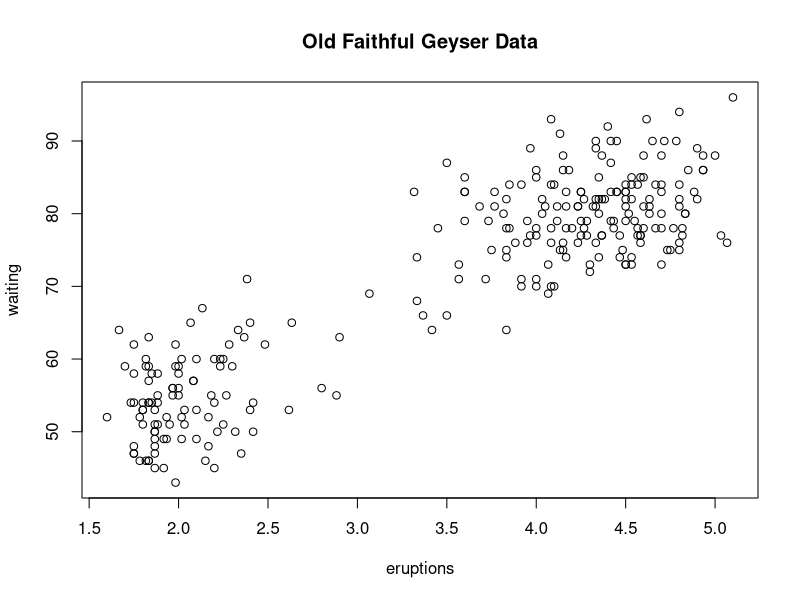
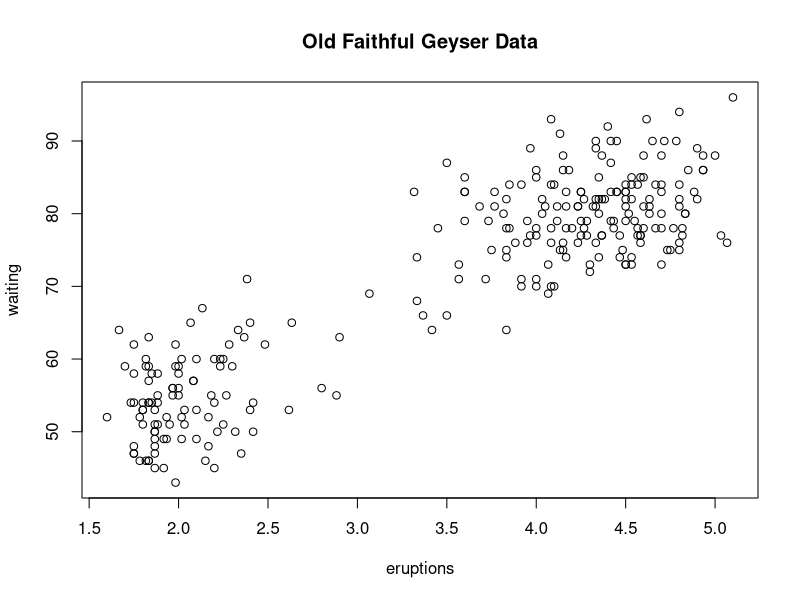

These figures' R source, in order:

pdf(file = 'myplot.pdf')
with(faithful, plot(eruptions, waiting))
title(main = "Old Faithful Geyser Data")
dev.off()

with(faithful, plot(eruptions, waiting))
title(main = "Old Faithful Geyser Data")
dev.copy(png, file = "geyserplot.png")
dev.off()
